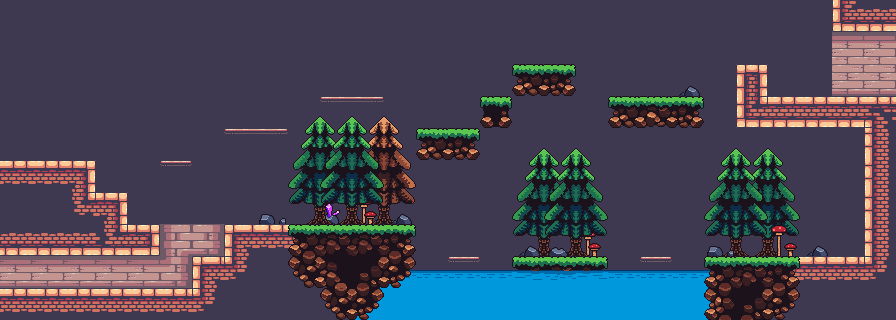

Below is a game level as drawn by its tile map, then a one-line description and the .tmx that defines it (tile-layer data replaced by summaries):
An orthogonal 28x10 tile map with 32x32 px tiles, 8 tile layers (background0, background1, background2, background3, ...), 3 tilesets and 13 objects (spawn, 19_dance_hall, 21_barracks, 23_bedroom, patrol 20 pig facing right, ...).

<map version="1.5" tiledversion="1.5.0" orientation="orthogonal" renderorder="right-down" width="28" height="10" tilewidth="32" tileheight="32" infinite="0" nextlayerid="15" nextobjectid="14">
 <tileset firstgid="1" source="terrain.tsx" />
 <tileset firstgid="248" source="outdoor.tsx" />
 <tileset firstgid="428" source="decorations.tsx" />
 <layer id="12" name="background0" width="28" height="10">
  <data>[280 cells, 219 non-empty, 7 distinct tile ids]</data>
 </layer>
 <layer id="13" name="background1" width="28" height="10">
  <data>[280 cells, 3 non-empty, 2 distinct tile ids]</data>
 </layer>
 <layer id="1" name="background2" width="28" height="10">
  <data>[280 cells, 59 non-empty, 21 distinct tile ids]</data>
 </layer>
 <layer id="11" name="background3" width="28" height="10">
  <data>[280 cells, 38 non-empty, 15 distinct tile ids]</data>
 </layer>
 <layer id="14" name="background4" width="28" height="10">
  <data>[280 cells, 6 non-empty, 3 distinct tile ids]</data>
 </layer>
 <layer id="2" name="walls" width="28" height="10">
  <data>[280 cells, 49 non-empty, 22 distinct tile ids]</data>
 </layer>
 <layer id="3" name="floors" width="28" height="10">
  <data>[280 cells, 52 non-empty, 24 distinct tile ids]</data>
 </layer>
 <layer id="4" name="decorations" width="28" height="10">
  <data>[280 cells, 1 non-empty, 1 distinct tile ids]</data>
 </layer>
 <objectgroup id="5" name="spawn">
  <object id="11" name="spawn" x="10.9835" y="237.945" width="78" height="58" />
 </objectgroup>
 <objectgroup id="6" name="boxes">
  <object id="4" x="840.917" y="239.721" width="22" height="16" />
  <object id="5" x="841.466" y="222.693" width="22" height="16" />
  <object id="6" x="840.917" y="205.117" width="22" height="16" />
  <object id="7" x="816.749" y="239.721" width="22" height="16" />
  <object id="8" x="525.636" y="239.721" width="22" height="16" />
  <object id="9" x="738.753" y="239.721" width="22" height="16" />
  <object id="10" x="437.204" y="111.741" width="22" height="16" />
 </objectgroup>
 <objectgroup id="7" name="bombs" />
 <objectgroup id="8" name="doors" />
 <objectgroup id="10" name="invisible_doors">
  <object id="1" type="19_dance_hall" x="5" y="256" width="1" height="32" />
  <object id="2" type="21_barracks" x="5" y="128" width="1" height="32" />
  <object id="3" type="23_bedroom" x="890" y="64" width="1" height="32" />
 </objectgroup>
 <objectgroup id="9" name="enemies">
  <object id="12" type="patrol 20 pig facing right" x="63.7153" y="128.529">
   <point />
  </object>
  <object id="13" type="patrol 20 pig" x="799.187" y="63.166">
   <point />
  </object>
 </objectgroup>
</map>
